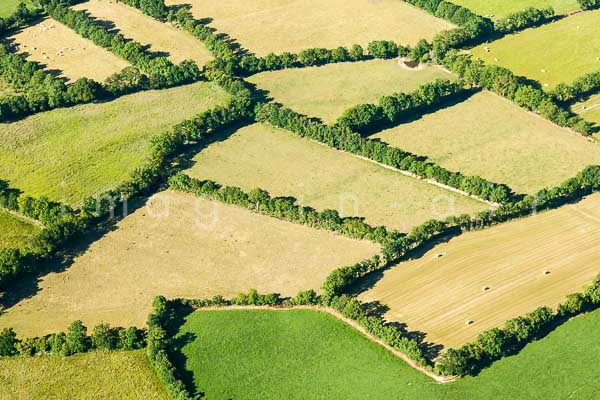
//> input picture feteScience/imgRec/Aprement.jpg, 600 x 400 px
$ ./test2 Aprement.jpg   (built with g++ and OpenCV 4)
//> lines starting //> are read from the running program, lines starting //| are printed output that depends on the picture; after the words box and inside, x2 and y2 are one past the last pixel; in counts of white or black regions, pixels touching at a corner belong together
#include <opencv2/core/core.hpp>
#include <opencv2/highgui/highgui.hpp>
#include <opencv2/imgproc/imgproc.hpp>
#include <iostream>
#include <stdio.h>
#include <stdlib.h>

using namespace cv;
using namespace std;

void drawStuff(int, void*);
void showInputWindow();
void showCannyWindow();
void showContourWindow();

int lowThreshold;
int const max_lowThreshold = 100;
const char* window_name = "Edge Map";

int thresh = 40;
int max_thresh = 120;
Mat img_rgb,img_gray,img_bw,canny_output,drawing;

int main(int argc, char *argv[]){
    img_rgb  = imread(argv[1]);
//> img_rgb is the input picture: 400 rows x 600 cols, CV_8UC3; mean B, G, R 91.9, 165.9, 162.7
    blur( img_rgb, img_rgb, Size(3,3) );
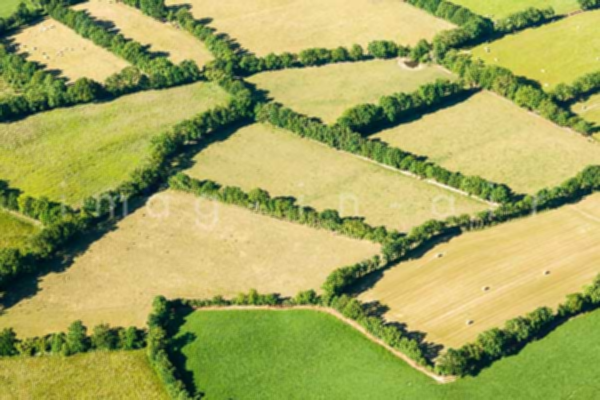
//> img_rgb: 400 rows x 600 cols, CV_8UC3; mean B, G, R 91.9, 165.9, 162.7
    cvtColor(img_rgb,img_gray,CV_RGB2GRAY);
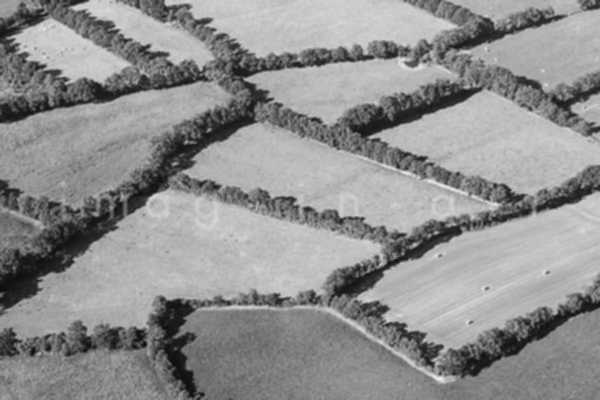
//> img_gray: 400 rows x 600 cols, CV_8UC1; min 10, max 237, mean 143.4
    namedWindow( window_name, WINDOW_AUTOSIZE );
    cv::createTrackbar( "Min Threshold:", window_name, &lowThreshold, max_lowThreshold, drawStuff );
    //showInputWindow();

    drawStuff(0,0);
    cv::waitKey(0);
}

void drawStuff(int, void*){
    vector<vector<Point> > contours;
    vector<Vec4i> hierarchy;

    Canny( img_gray, canny_output, lowThreshold, lowThreshold*2, 3 );
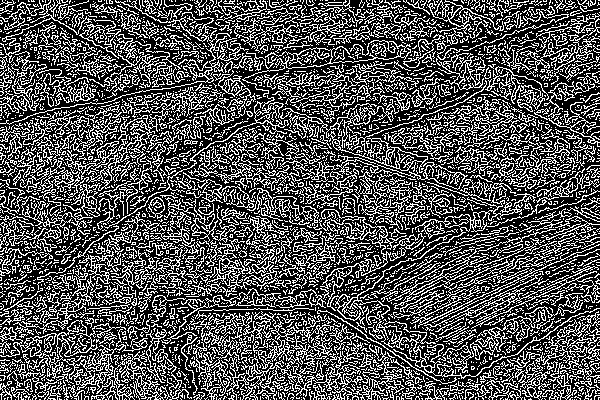
//> canny_output: 400 rows x 600 cols, CV_8UC1; 32.7% white in thin lines or dots
    cv::dilate(canny_output, canny_output, cv::Mat(), cv::Point(-1,-1));
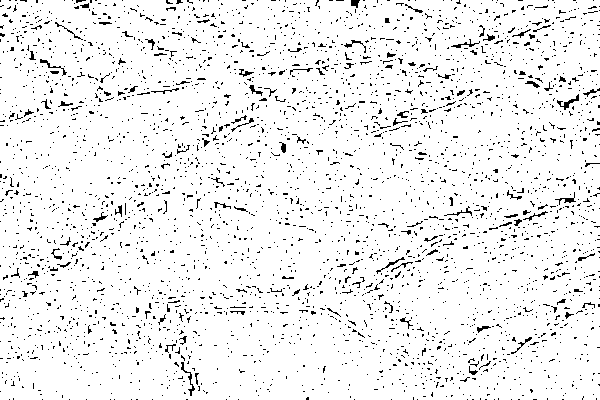
//> canny_output: 400 rows x 600 cols, CV_8UC1; 94.1% white; black in thin lines or dots
    showCannyWindow();

    findContours( canny_output, contours, hierarchy, CV_RETR_TREE, CV_CHAIN_APPROX_SIMPLE, Point(0, 0) );
//> contours = 3720 contours, 3493 with area under 20; largest, box (x1, y1, x2, y2) and area: (0, 0, 600, 400) 238394, (556, 93, 580, 111) 132, (180, 361, 196, 397) 130, (450, 38, 480, 49) 98, (554, 197, 577, 206) 88
    drawing = Mat::zeros( canny_output.size(), CV_8UC3 );

    vector<Point> approxShape;
    for(size_t i = 0; i < contours.size(); i++){
        approxPolyDP(contours[i], approxShape, arcLength(Mat(contours[i]), true)*0.04, true);
        drawContours(drawing, contours, i, Scalar(i*50%255, i*50%255, i*50%255), CV_FILLED);   // fill BLUE
    }
//> this loop made 3720 passes
//> approxShape on passes 1, 27: 4 Points (x, y): [1, 0], [0, 399], [599, 399], [599, 0], 4 Points (x, y): [55, 391], [56, 390], [57, 391], [56, 392]
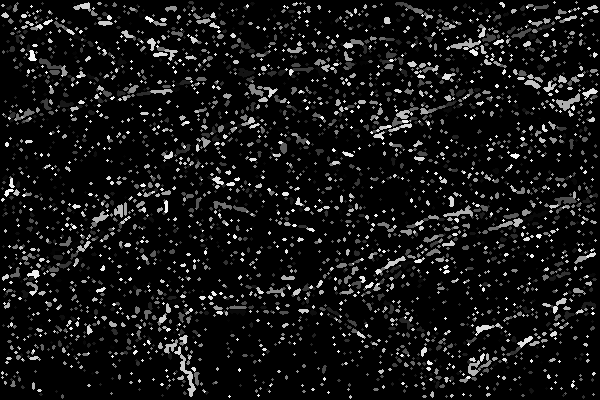
//> drawing: 400 rows x 600 cols, CV_8UC3; min 0, max 250, mean 21.4
//> after the loop, approxShape = 5 Points (x, y): [188, 2], [189, 1], [192, 1], [193, 3], [192, 4]

    showContourWindow();
}

void showInputWindow(){
    cv::namedWindow("InputImage");
    cv::imshow("InputImage",img_rgb);
}

void showCannyWindow(){
    cv::namedWindow("Canny");
    cv::imshow("Canny",canny_output);
}
void showContourWindow(){
    cv::namedWindow("Fill");
    cv::imshow("Fill",drawing);
}

$ run again, on feteScience/imgRec/agriculture.jpg
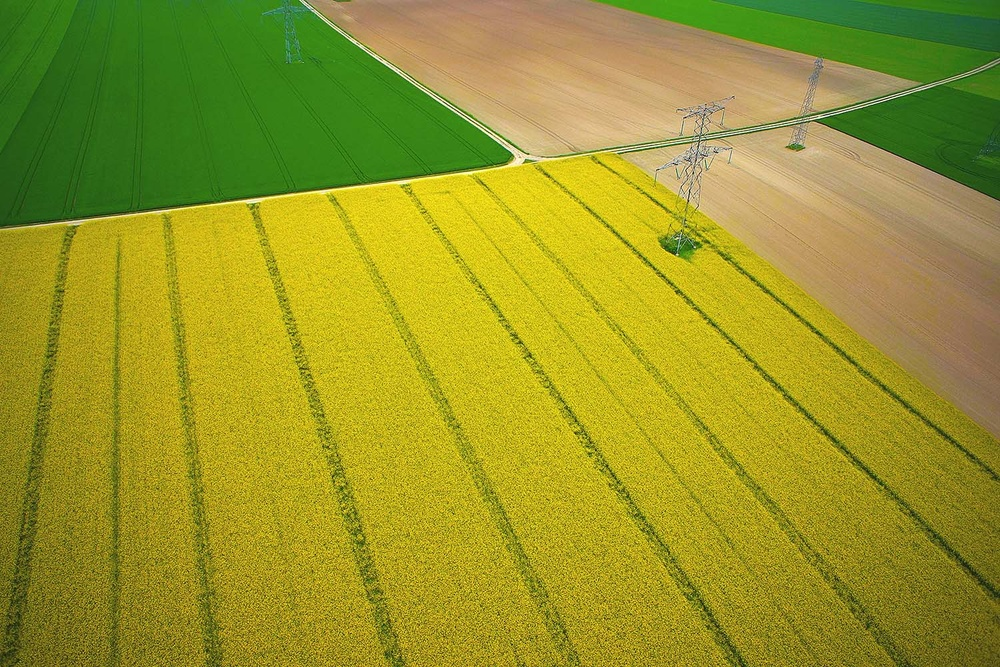
//> input picture feteScience/imgRec/agriculture.jpg, 1000 x 667 px, shrunk from 1500 x 1000 before the run
//> img_rgb is the input picture: 667 rows x 1000 cols, CV_8UC3; mean B, G, R 39.9, 150, 151.4
//> in drawStuff, `cv::dilate(canny_output, canny_output, cv::Mat(), cv::Point(-1,-1));`:
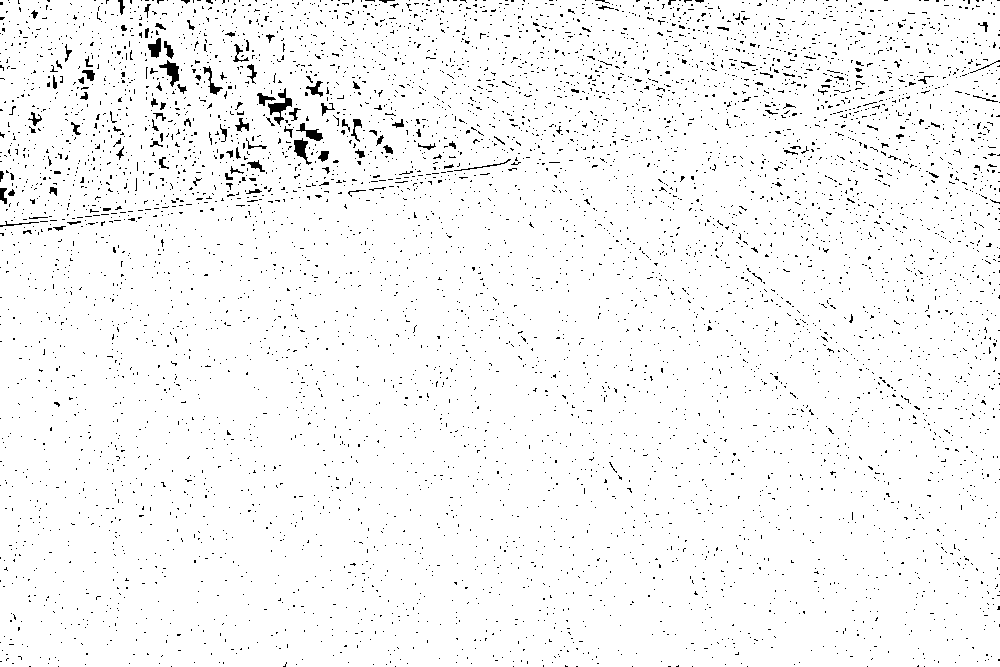
//> canny_output: 667 rows x 1000 cols, CV_8UC1; 96.8% white; black in thin lines or dots
//> contours = 6674 contours, 6477 with area under 20; largest, box (x1, y1, x2, y2) and area: (0, 0, 1000, 667) 664393, (267, 87, 293, 126) 363, (158, 59, 180, 88) 266, (293, 137, 313, 166) 246, (295, 122, 324, 142) 222
//> the loop in drawStuff, `for(size_t i = 0; i < contours.size(); i++)` made 6674 passes
//> approxShape on passes 1, 7, 14: 4 Points (x, y): [0, 0], [0, 666], [999, 666], [999, 1], 4 Points (x, y): [84, 664], [85, 663], [86, 664], [85, 665], 4 Points (x, y): [47, 663], [48, 662], [49, 663], [48, 664]
//> after the loop in drawStuff, `for(size_t i = 0; i < contours.size(); i++)`:
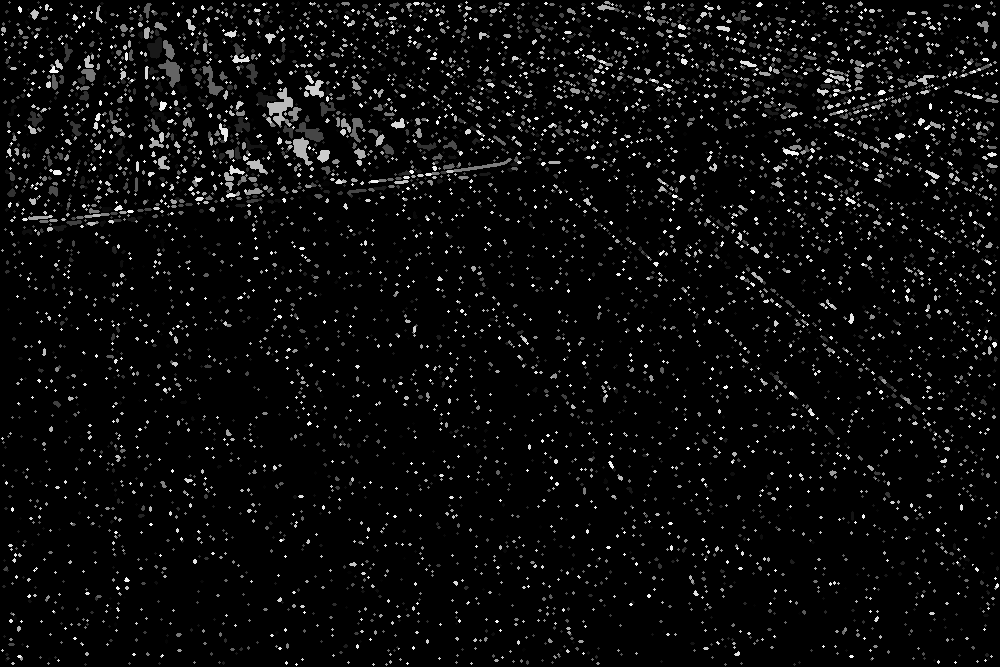
//> drawing: 667 rows x 1000 cols, CV_8UC3; min 0, max 250, mean 11.8
//> after the loop in drawStuff, `for(size_t i = 0; i < contours.size(); i++)`: approxShape = 4 Points (x, y): [8, 2], [9, 1], [10, 2], [9, 3]

$ run again, on feteScience/imgRec/batiment.png
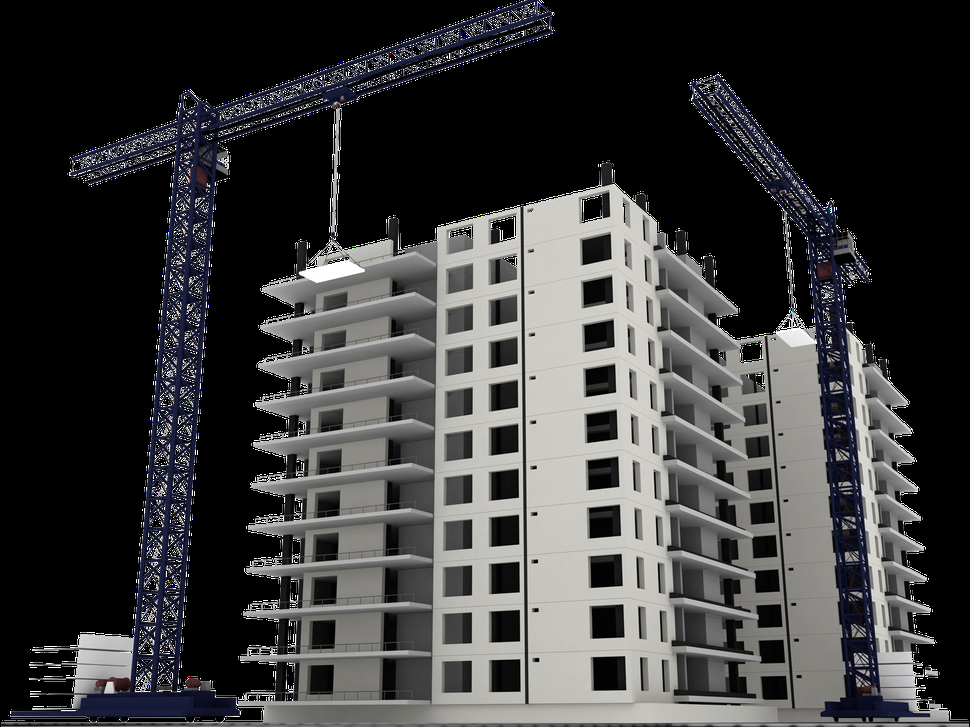
//> input picture feteScience/imgRec/batiment.png, 970 x 727 px, shrunk from 1600 x 1200 before the run
//> img_rgb is the input picture: 727 rows x 970 cols, CV_8UC3; mean B, G, R 59.3, 58.7, 59
//> in drawStuff, `cv::dilate(canny_output, canny_output, cv::Mat(), cv::Point(-1,-1));`:
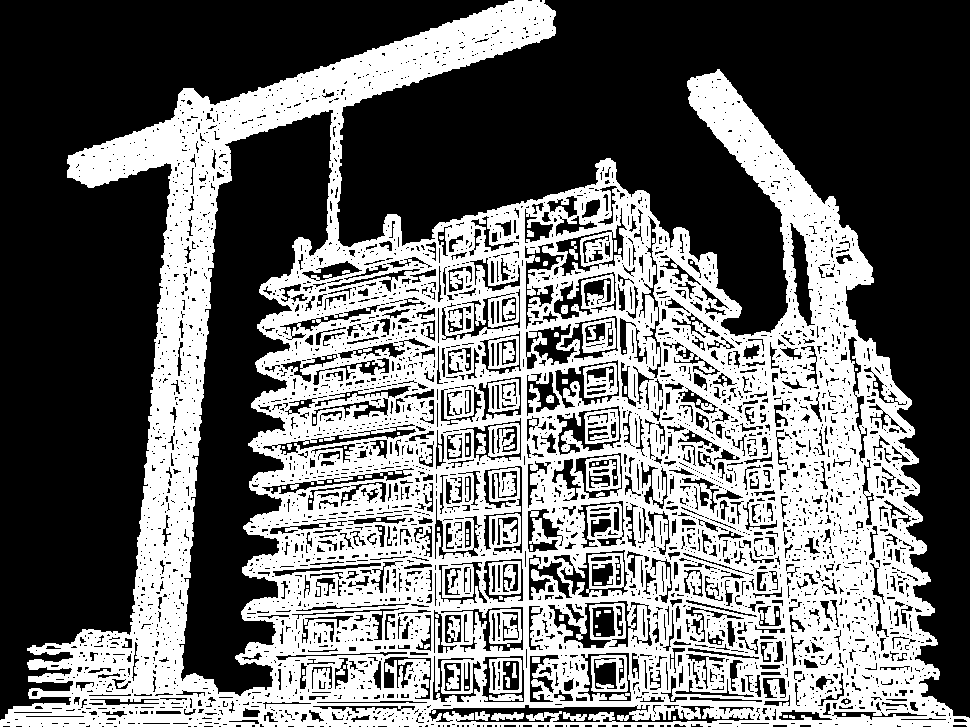
//> canny_output: 727 rows x 970 cols, CV_8UC1; 42.4% white; 101 white regions (52 under 20 px)
//> contours = 4321 contours, 3175 with area under 20; largest, box (x1, y1, x2, y2) and area: (0, 0, 970, 727) 429210, (178, 109, 334, 697) 43651, (428, 704, 755, 724) 3320, (556, 405, 622, 456) 2112, (554, 359, 620, 409) 2048
//> the loop in drawStuff, `for(size_t i = 0; i < contours.size(); i++)` made 4321 passes
//> approxShape on passes 1, 11, 12: 4 Points (x, y): [856, 233], [183, 88], [0, 726], [969, 726], 2 Points (x, y): [740, 723], [769, 723], 2 Points (x, y): [718, 723], [732, 723]
//> after the loop in drawStuff, `for(size_t i = 0; i < contours.size(); i++)`:
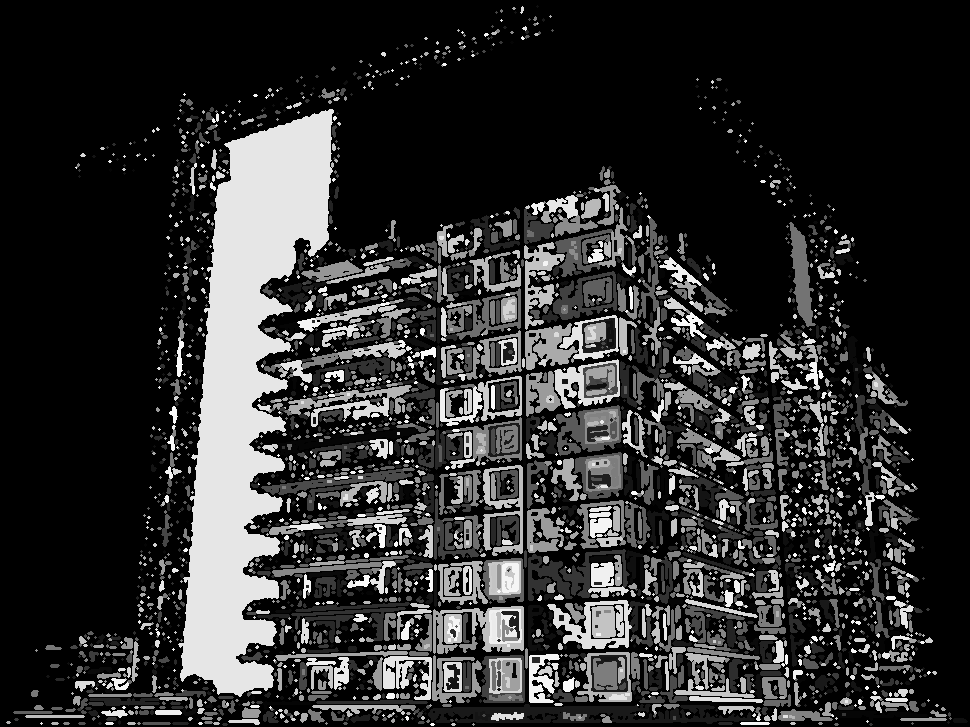
//> drawing: 727 rows x 970 cols, CV_8UC3; min 0, max 250, mean 47.5
//> after the loop in drawStuff, `for(size_t i = 0; i < contours.size(); i++)`: approxShape = 4 Points (x, y): [536, 6], [537, 5], [538, 6], [537, 7]
